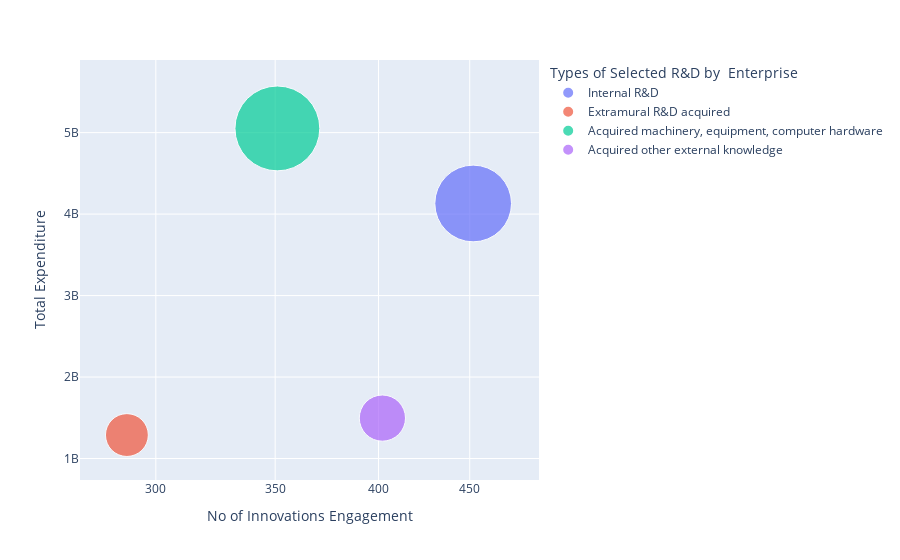

Notebook code cell kept with this figure:
### Code cell
fig = px.scatter(df7, x="No of Innovations Engagement", y="Total Expenditure",size="Total Expenditure", color="Types of Selected R&D by  Enterprise",hover_name="Types of Selected R&D by  Enterprise"
                 , log_x=True, size_max=60)
fig.show()

### Figure 1 — Plotly figure (JSON) as saved in the notebook; plotly's stock layout.template omitted (floating-point values rounded to 4 significant figures)
{"data": [{"hovertemplate": "<b>%{hovertext}</b><br><br>Types of Selected R&D by  Enterprise=Internal R&D<br>No of Innovations Engagement=%{x}<br>Total Expenditure=%{marker.size}<extra></extra>", "hovertext": ["Internal R&D"], "legendgroup": "Internal R&D", "marker": {"color": "#636efa", "size": [4130000000.0], "sizemode": "area", "sizeref": 1403000.0, "symbol": "circle"}, "mode": "markers", "name": "Internal R&D", "orientation": "v", "showlegend": true, "type": "scatter", "x": [452], "xaxis": "x", "y": [4130000000.0], "yaxis": "y"}, {"hovertemplate": "<b>%{hovertext}</b><br><br>Types of Selected R&D by  Enterprise=Extramural R&D acquired<br>No of Innovations Engagement=%{x}<br>Total Expenditure=%{marker.size}<extra></extra>", "hovertext": ["Extramural R&D acquired"], "legendgroup": "Extramural R&D acquired", "marker": {"color": "#EF553B", "size": [1288000000.0], "sizemode": "area", "sizeref": 1403000.0, "symbol": "circle"}, "mode": "markers", "name": "Extramural R&D acquired", "orientation": "v", "showlegend": true, "type": "scatter", "x": [289], "xaxis": "x", "y": [1288000000.0], "yaxis": "y"}, {"hovertemplate": "<b>%{hovertext}</b><br><br>Types of Selected R&D by  Enterprise=Acquired machinery, equipment, computer hardware<br>No of Innovations Engagement=%{x}<br>Total Expenditure=%{marker.size}<extra></extra>", "hovertext": ["Acquired machinery, equipment, computer hardware"], "legendgroup": "Acquired machinery, equipment, computer hardware", "marker": {"color": "#00cc96", "size": [5051000000.0], "sizemode": "area", "sizeref": 1403000.0, "symbol": "circle"}, "mode": "markers", "name": "Acquired machinery, equipment, computer hardware", "orientation": "v", "showlegend": true, "type": "scatter", "x": [351], "xaxis": "x", "y": [5051000000.0], "yaxis": "y"}, {"hovertemplate": "<b>%{hovertext}</b><br><br>Types of Selected R&D by  Enterprise=Acquired other external knowledge<br>No of Innovations Engagement=%{x}<br>Total Expenditure=%{marker.size}<extra></extra>", "hovertext": ["Acquired other external knowledge"], "legendgroup": "Acquired other external knowledge", "marker": {"color": "#ab63fa", "size": [1496219705], "sizemode": "area", "sizeref": 1403000.0, "symbol": "circle"}, "mode": "markers", "name": "Acquired other external knowledge", "orientation": "v", "showlegend": true, "type": "scatter", "x": [402], "xaxis": "x", "y": [1496219705], "yaxis": "y"}], "layout": {"legend": {"itemsizing": "constant", "title": {"text": "Types of Selected R&D by  Enterprise"}, "tracegroupgap": 0}, "margin": {"t": 60}, "xaxis": {"anchor": "y", "domain": [0, 1], "title": {"text": "No of Innovations Engagement"}, "type": "log"}, "yaxis": {"anchor": "x", "domain": [0, 1], "title": {"text": "Total Expenditure"}}}}
